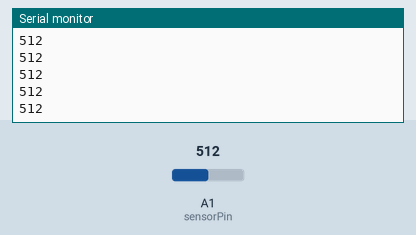
Simulated run of this sketch. Board: Arduino Uno, built with avr-gcc and run on an emulated ATmega328P. Shown: the last lines printed to the serial monitor. The test bench sets the inputs (shaded band); at power-on: A1 (sensorPin) = 512.

Above: at 1.2 s.
1.3 s: A1 (sensorPin) set to 716
At 2.4 s:
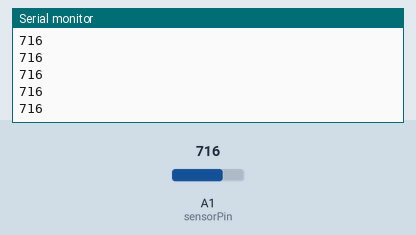
2.8 s: A1 (sensorPin) set to 900
At 3.7 s:
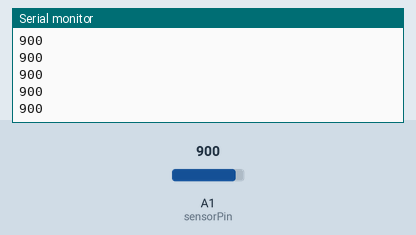
Timing chart, 0 to 5.8 s (numbered marks = the images above; inputs shaded):
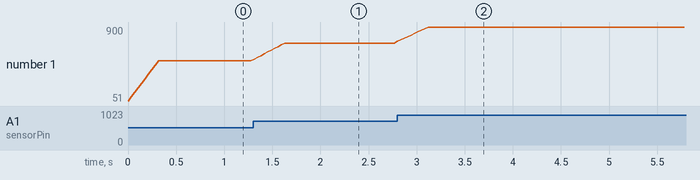

The sketch:

stretchSensorReading.ino
```cpp
const int numReadings = 10;

int readings[numReadings];
int index = 0;
int total = 0;
int average = 0;

int sensorPin = A1;
int sensorValue;

void setup(){
  Serial.begin(9600);
  for (int thisReading = 0; thisReading < numReadings; thisReading++)
    readings[thisReading] = 0;
}

void loop(){
    total = total - readings[index];
    readings[index] = analogRead(sensorPin);
    total = total + readings[index];
    index = index + 1;
    if( index >= numReadings)
      index = 0;

    sensorValue = total / numReadings;

    Serial.println(sensorValue);
    Serial.flush();
    delay(30);
}
```

Measured:
- after the input at 1.3 s, the serial monitor: prints a new line at once (image 1)
- after the input at 2.8 s, the serial monitor: prints a new line at once (image 2)
- plotted number 1: 512 → 716 after the input at 1.3 s, 716 → 900 after the input at 2.8 s
